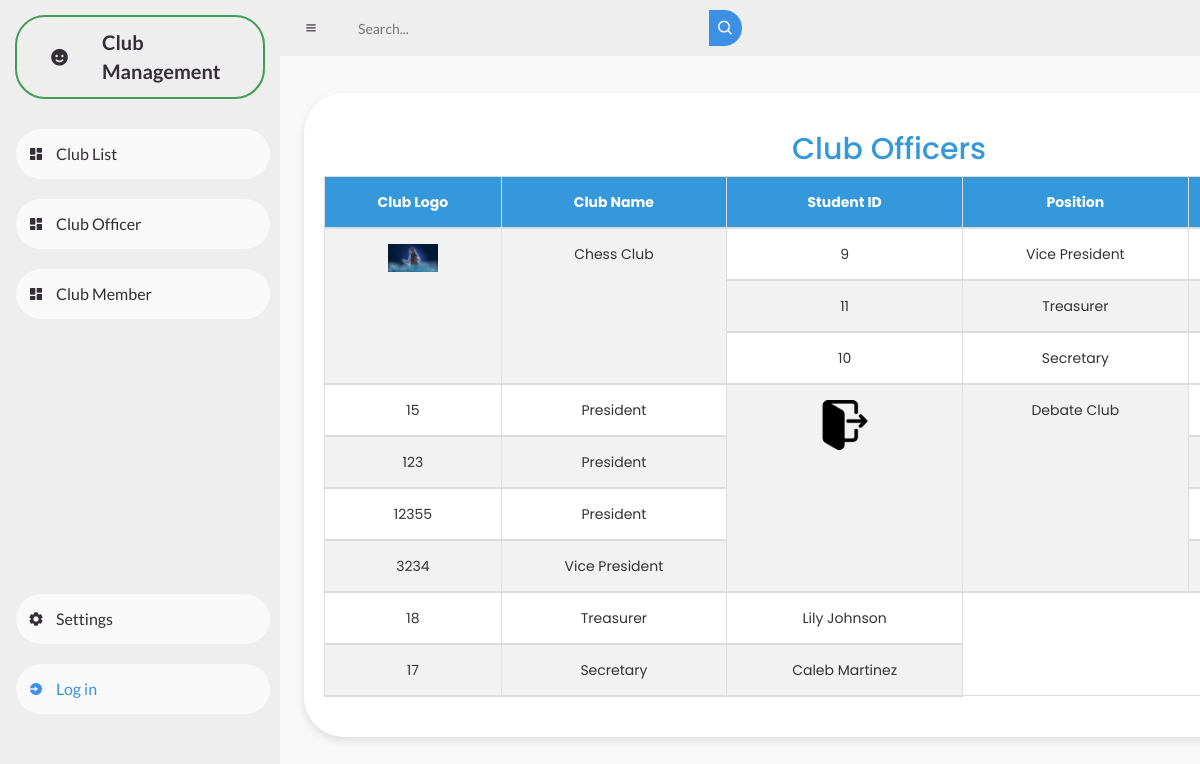
The page /userclubofficer.php on the database its author committed.
### tables this page shows
CREATE TABLE `clubofficers` (
  `ClubID` int(11) NOT NULL,
  `StudentID` int(11) NOT NULL,
  `Position` varchar(50) NOT NULL,
  `StudentName` varchar(50) NOT NULL
);

CREATE TABLE `clubs` (
  `ClubID` int(11) NOT NULL,
  `ClubLogo` varchar(255) NOT NULL,
  `ClubName` varchar(255) NOT NULL,
  `Status` enum('Accredited','Not Accredited') NOT NULL DEFAULT 'Not Accredited'
);

### userclubofficer.php (the view, shortened to what this page needs)
<?php
include("db.php");
?>
<!DOCTYPE html>
<html lang="en">
<head>
    <link href='https://unpkg.com/boxicons@2.0.9/css/boxicons.min.css' rel='stylesheet'>
    <link rel="stylesheet" href="userdash.css">
    <link rel="stylesheet" href="https://maxcdn.bootstrapcdn.com/bootstrap/3.4.1/css/bootstrap.min.css">
    <link rel="stylesheet" href="https://cdn.datatables.net/1.10.20/css/dataTables.bootstrap.min.css">
    <link href="https://cdn.jsdelivr.net/npm/remixicon@2.5.0/fonts/remixicon.css" rel="stylesheet">
</head>
<body>
    <section id="sidebar">
        <a href="#" class="brand">
            <i class='bx bxs-smile'></i>
            <span class="text">Club Management</span>
        </a>
        <ul class="side-menu top">
        <li>
                <a href="userclublist.php">
                    <i class='bx bxs-dashboard'></i>
                    <span class="text">Club List</span>
                </a>
            </li>
            <li>
                <a href="userclubofficer.php">
                    <i class='bx bxs-dashboard'></i>
                    <span class="text">Club Officer</span>
                </a>
            </li>
            <li>
                <a href="userclubmem.php">
                    <i class='bx bxs-dashboard'></i>
                    <span class="text">Club Member</span>
                </a>
            </li>
        </ul>
        <ul class="side-menu">
            <li>
                <a href="#">
                    <i class='bx bxs-cog'></i>
                    <span class="text">Settings</span>
                </a>
            </li>
            <li>
                <a href="log.php" class="login">
                    <i class='bx bxs-log-in-circle'></i>
                    <span class="text">Log in</span>
                </a>
            </li>
        </ul>
    </section>
    <section id="content">
        <nav>
            <i class='bx bx-menu'></i>
            <form action="#">
                <div class="form-input">
                    <input type="search" placeholder="Search...">
                    <button type="submit" class="search-btn"><i class='bx bx-search'></i></button>
                </div>
            </form>
            <label for="switch-mode" class="switch-mode"></label>
        </nav>
        <main class="main-content">
            <div class="container">
                <h2 style="text-align: center; color: #3498db;">Club Officers</h2>
                <table id="exampleTable" class="table table-striped table-bordered">
                <thead id="thead">
                    <tr>
                        <th>Club Logo</th>
                        <th>Club Name</th>
                        <th>Student ID</th>
                        <th>Position</th>
                        <th>Student Name</th>
                    </tr>
                </thead>
                <tbody id="tbody">
                    <?php
                    $sql = "SELECT clubofficers.ClubID, clubs.ClubLogo, clubs.ClubName, clubofficers.StudentID, clubofficers.Position, clubofficers.StudentName
                            FROM clubofficers
                            INNER JOIN clubs ON clubofficers.ClubID = clubs.ClubID
                            ORDER BY clubofficers.ClubID,
                                     CASE
                                        WHEN clubofficers.Position = 'President' THEN 1
                                        WHEN clubofficers.Position = 'Vice President' THEN 2
                                        WHEN clubofficers.Position = 'Treasurer' THEN 3
                                        WHEN clubofficers.Position = 'Secretary' THEN 4
                                     END,
                                     clubofficers.StudentID";
                    $result = $conn->query($sql);
                    if ($result->num_rows > 0) {
                        $prevClubID = '';
                        while ($row = $result->fetch_assoc()) {
                            if ($row["ClubID"] !== $prevClubID) {
                                echo '<tr>
                                        <td rowspan="5"><img src="' . $row["ClubLogo"] . '" alt="Club Logo" width="50"></td>
                                        <td rowspan="5">' . $row["ClubName"] . '</td>';
                            }
                            echo '<tr>
                                    <td>' . $row["StudentID"] . '</td>
                                    <td>' . $row["Position"] . '</td>
                                    <td>' . $row["StudentName"] . '</td>
                            </td>
                                </tr>';
                            $prevClubID = $row["ClubID"];
                        }
                        echo "</table>";
                    } else {
                        echo '<tr><td colspan="5" style="text-align: center;">No data available</td></tr>';
                    }
                    ?>
        </div>
    </main>
</body>
</html>

### userdash.css (style rules this page uses)
* { margin: 0; padding: 0; box-sizing: border-box; }
a { text-decoration: none; }
li { list-style: none; }
:root { --poppins: 'Poppins', sans-serif; --lato: 'Lato', sans-serif; --light: #F9F9F9; --blue: #3C91E6; --light-blue: #CFE8FF; --grey: #eee; --dark-grey: #AAAAAA; --dark: #342E37; --red: #DB504A; --yellow: #FFCE26; --light-yellow: #FFF2C6; --orange: #FD7238; --light-orange: #FFE0D3; }
html { overflow-x: hidden; }
body { background: var(--grey); overflow-x: hidden; }
#sidebar { position: fixed; top: 0; left: 0; width: 280px; height: 100%; background: var(--grey); z-index: 2000; font-family: var(--lato); transition: .3s ease; overflow-x: hidden; scrollbar-width: none; }
#sidebar .brand { font-size: 20px; font-weight: 700; height: 80px; display: flex; align-items: center; color: var(--dark); position: sticky; top: 0; left: 0; background: var(--webkit-scrollbar); z-index: 500; box-sizing: content-box; border: 2px solid rgb(63, 157, 85); border-radius: 30px; margin: 15px; }
#sidebar .brand .bx { min-width: 85px; display: flex; justify-content: center; }
#sidebar .side-menu { width: 100%; margin-bottom: 255px; margin-top: 20px; }
#sidebar .side-menu li { height: 70px; background: transparent; margin-left: 6px; border-radius: 48px 0 0 48px; padding: 10px; }
#sidebar .side-menu li a { width: 100%; height: 100%; background: var(--light); display: flex; align-items: center; border-radius: 48px; font-size: 16px; color: var(--dark); white-space: nowrap; overflow-x: hidden; }
#sidebar .side-menu li a.login { color: var(--blue); }
#sidebar .side-menu li a .bx { min-width: calc(60px - ((4px + 6px) * 2)); display: flex; justify-content: center; }
#content { position: relative; width: calc(100% - 280px); left: 280px; transition: .3s ease; }
#content nav { height: 56px; background: var(--grey); padding: 0 24px; display: flex; align-items: center; grid-gap: 24px; font-family: var(--lato); position: sticky; top: 0; left: 0; z-index: 1000; }
#content nav .bx.bx-menu { cursor: pointer; color: var(--dark); }
#content nav form { max-width: 400px; width: 100%; margin-right: auto; }
#content nav form .form-input { display: flex; align-items: center; height: 36px; }
#content nav form .form-input input { flex-grow: 1; padding: 0 16px; height: 100%; border: none; background: var(--grey); border-radius: 36px 0 0 36px; outline: none; width: 100%; color: var(--dark); }
#content nav form .form-input button { width: 36px; height: 100%; display: flex; justify-content: center; align-items: center; background: var(--blue); color: var(--light); font-size: 18px; border: none; outline: none; border-radius: 0 36px 36px 0; cursor: pointer; }
#content nav .switch-mode { display: block; min-width: 50px; height: 25px; border-radius: 25px; background: var(--grey); cursor: pointer; position: relative; }
#content nav .switch-mode::before { position: absolute; top: 2px; left: 2px; bottom: 2px; width: calc(25px - 4px); background: var(--blue); border-radius: 50%; transition: all .3s ease; }
#content main { width: 100%; padding: 36px 24px; font-family: var(--poppins); max-height: calc(100vh - 56px); overflow-y: auto; }

### userclubofficer.php (style rules this page uses)
body { background-color: #f8f8f8; font-family: 'Arial', sans-serif; }
.container { margin-top: 1px; background-color: #fff; padding: 20px; border-radius: 40px; box-shadow: 0 4px 8px rgba(0, 0, 0, 0.1); }
h2 { text-align: center; color: #3498db; }
#exampleTable { width: 100%; border-collapse: collapse; margin-top: 10px; }
#exampleTable th, #exampleTable td { padding: 15px; text-align: center; border-bottom: 2px solid #ddd; }
#exampleTable th { background-color: #3498db; color: white; }
#exampleTable tbody tr:nth-child(odd) { background-color: #f2f2f2; }

### rows shown on the page
clubofficers: ClubID.ClubLogo (picture), ClubID.ClubName "Chess Club", StudentID "9", Position "Vice President"
clubofficers: StudentID "11", Position "Treasurer"
clubofficers: StudentID "10", Position "Secretary"
clubofficers: ClubID.ClubLogo (picture), ClubID.ClubName "Debate Club", StudentID "15", Position "President"
clubofficers: StudentID "123", Position "President"
clubofficers: StudentID "12355", Position "President"
clubofficers: StudentID "3234", Position "Vice President"
clubofficers: StudentID "18", Position "Treasurer", StudentName "Lily Johnson"
clubofficers: StudentID "17", Position "Secretary", StudentName "Caleb Martinez"
